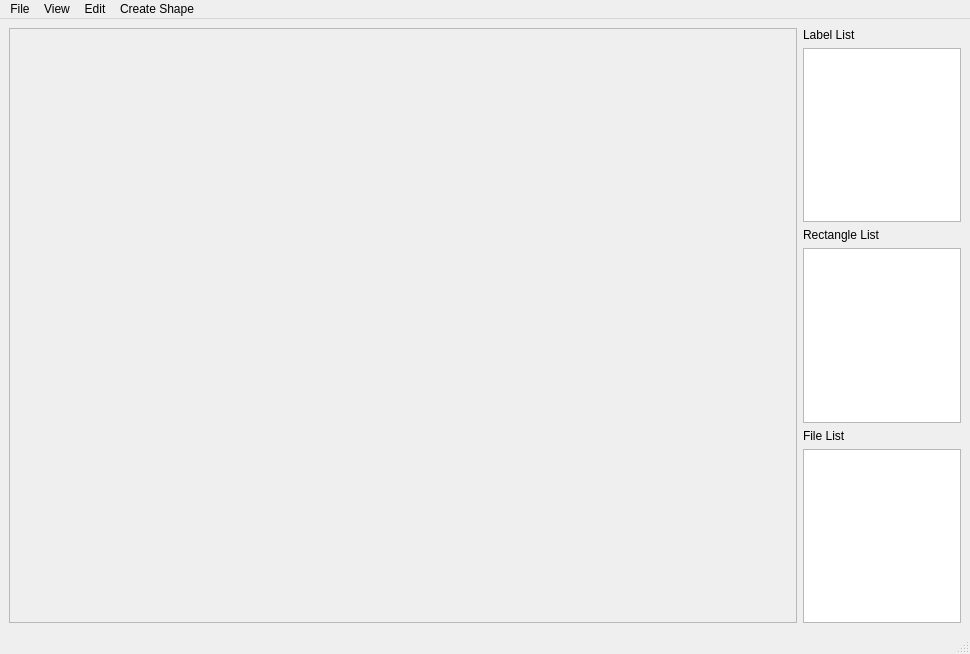
<?xml version="1.0" encoding="UTF-8"?>
<ui version="4.0">
 <class>MainWindow</class>
 <widget class="QMainWindow" name="MainWindow">
  <property name="geometry">
   <rect>
    <x>0</x>
    <y>0</y>
    <width>970</width>
    <height>654</height>
   </rect>
  </property>
  <property name="windowTitle">
   <string>labelseg</string>
  </property>
  <widget class="QWidget" name="centralwidget">
   <layout class="QGridLayout" name="gridLayout">
    <item row="0" column="0">
     <layout class="QHBoxLayout" name="horizontalLayout" stretch="10,2">
      <item>
       <widget class="QScrollArea" name="scrollArea">
        <property name="widgetResizable">
         <bool>true</bool>
        </property>
        <widget class="QWidget" name="scrollAreaWidgetContents">
         <property name="geometry">
          <rect>
           <x>0</x>
           <y>0</y>
           <width>785</width>
           <height>587</height>
          </rect>
         </property>
         <layout class="QGridLayout" name="gridLayout_2">
          <item row="0" column="0">
           <widget class="ImgLabel" name="img_area">
            <property name="text">
             <string/>
            </property>
            <property name="alignment">
             <set>Qt::AlignCenter</set>
            </property>
           </widget>
          </item>
         </layout>
        </widget>
       </widget>
      </item>
      <item>
       <layout class="QVBoxLayout" name="verticalLayout">
        <item>
         <widget class="QLabel" name="label">
          <property name="text">
           <string>Label List</string>
          </property>
         </widget>
        </item>
        <item>
         <widget class="QListWidget" name="label_list"/>
        </item>
        <item>
         <widget class="QLabel" name="label_2">
          <property name="text">
           <string>Rectangle List</string>
          </property>
         </widget>
        </item>
        <item>
         <widget class="QListWidget" name="rect_list"/>
        </item>
        <item>
         <widget class="QLabel" name="label_3">
          <property name="text">
           <string>File List</string>
          </property>
         </widget>
        </item>
        <item>
         <widget class="QListWidget" name="file_list"/>
        </item>
       </layout>
      </item>
     </layout>
    </item>
   </layout>
  </widget>
  <widget class="QMenuBar" name="menubar">
   <property name="geometry">
    <rect>
     <x>0</x>
     <y>0</y>
     <width>970</width>
     <height>23</height>
    </rect>
   </property>
   <widget class="QMenu" name="menuFile">
    <property name="title">
     <string>File</string>
    </property>
    <addaction name="actionOpen_File"/>
    <addaction name="actionOpen_Dir"/>
    <addaction name="separator"/>
    <addaction name="actionSave"/>
   </widget>
   <widget class="QMenu" name="menuView">
    <property name="title">
     <string>View</string>
    </property>
    <addaction name="actionZoom_In"/>
    <addaction name="actionZoom_Out"/>
    <addaction name="separator"/>
    <addaction name="actionfill_color"/>
   </widget>
   <widget class="QMenu" name="menuEdit">
    <property name="title">
     <string>Edit</string>
    </property>
    <addaction name="actionSet_Pixel_Range"/>
    <addaction name="actionUndo"/>
   </widget>
   <widget class="QMenu" name="menuCreate_Shape">
    <property name="title">
     <string>Create Shape</string>
    </property>
    <addaction name="actionRectangle"/>
    <addaction name="actionEllipse"/>
    <addaction name="actionPolygon"/>
   </widget>
   <addaction name="menuFile"/>
   <addaction name="menuView"/>
   <addaction name="menuEdit"/>
   <addaction name="menuCreate_Shape"/>
  </widget>
  <widget class="QStatusBar" name="statusbar"/>
  <action name="actionOpen_File">
   <property name="checkable">
    <bool>false</bool>
   </property>
   <property name="icon">
    <iconset resource="imgs.qrc">
     <normaloff>:/icons/icons/open.png</normaloff>:/icons/icons/open.png</iconset>
   </property>
   <property name="text">
    <string>Open File</string>
   </property>
  </action>
  <action name="actionOpen_Dir">
   <property name="icon">
    <iconset resource="imgs.qrc">
     <normaloff>:/icons/icons/open.png</normaloff>:/icons/icons/open.png</iconset>
   </property>
   <property name="text">
    <string>Open Dir</string>
   </property>
  </action>
  <action name="actionSave">
   <property name="icon">
    <iconset resource="imgs.qrc">
     <normaloff>:/icons/icons/save.png</normaloff>:/icons/icons/save.png</iconset>
   </property>
   <property name="text">
    <string>Save</string>
   </property>
   <property name="shortcut">
    <string>Ctrl+S</string>
   </property>
  </action>
  <action name="actionZoom_In">
   <property name="icon">
    <iconset resource="imgs.qrc">
     <normaloff>:/icons/icons/zoom-in.png</normaloff>:/icons/icons/zoom-in.png</iconset>
   </property>
   <property name="text">
    <string>Zoom In</string>
   </property>
  </action>
  <action name="actionZoom_Out">
   <property name="icon">
    <iconset resource="imgs.qrc">
     <normaloff>:/icons/icons/zoom-out.png</normaloff>:/icons/icons/zoom-out.png</iconset>
   </property>
   <property name="text">
    <string>Zoom Out</string>
   </property>
  </action>
  <action name="actionfill_color">
   <property name="icon">
    <iconset resource="imgs.qrc">
     <normaloff>:/icons/icons/color.png</normaloff>:/icons/icons/color.png</iconset>
   </property>
   <property name="text">
    <string>Fill color</string>
   </property>
  </action>
  <action name="actionCreate_Polygon">
   <property name="checkable">
    <bool>true</bool>
   </property>
   <property name="icon">
    <iconset>
     <normaloff>icons/draw-polygon.png</normaloff>icons/draw-polygon.png</iconset>
   </property>
   <property name="text">
    <string>Create Polygon</string>
   </property>
  </action>
  <action name="actionSet_Pixel_Range">
   <property name="icon">
    <iconset resource="imgs.qrc">
     <normaloff>:/icons/icons/edit.png</normaloff>:/icons/icons/edit.png</iconset>
   </property>
   <property name="text">
    <string>Set Pixel Range</string>
   </property>
  </action>
  <action name="actionUndo">
   <property name="icon">
    <iconset resource="imgs.qrc">
     <normaloff>:/icons/icons/undo.png</normaloff>:/icons/icons/undo.png</iconset>
   </property>
   <property name="text">
    <string>Undo</string>
   </property>
   <property name="shortcut">
    <string>Ctrl+Z</string>
   </property>
  </action>
  <action name="actionRectangle">
   <property name="checkable">
    <bool>true</bool>
   </property>
   <property name="icon">
    <iconset resource="imgs.qrc">
     <normaloff>:/icons/icons/rectangle.png</normaloff>:/icons/icons/rectangle.png</iconset>
   </property>
   <property name="text">
    <string>Rectangle</string>
   </property>
  </action>
  <action name="actionEllipse">
   <property name="checkable">
    <bool>true</bool>
   </property>
   <property name="icon">
    <iconset resource="imgs.qrc">
     <normaloff>:/icons/icons/ellipse.png</normaloff>:/icons/icons/ellipse.png</iconset>
   </property>
   <property name="text">
    <string>Ellipse</string>
   </property>
  </action>
  <action name="actionPolygon">
   <property name="checkable">
    <bool>true</bool>
   </property>
   <property name="icon">
    <iconset resource="imgs.qrc">
     <normaloff>:/icons/icons/polygon.png</normaloff>:/icons/icons/polygon.png</iconset>
   </property>
   <property name="text">
    <string>Polygon</string>
   </property>
  </action>
 </widget>
 <customwidgets>
  <customwidget>
   <class>ImgLabel</class>
   <extends>QLabel</extends>
   <header>imglabel.h</header>
  </customwidget>
 </customwidgets>
 <resources>
  <include location="imgs.qrc"/>
 </resources>
 <connections/>
</ui>
